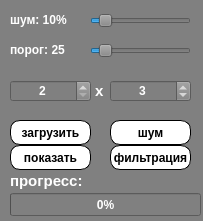
<?xml version="1.0" encoding="UTF-8"?>
<ui version="4.0">
 <class>Dialog</class>
 <widget class="QDialog" name="Dialog">
  <property name="geometry">
   <rect>
    <x>0</x>
    <y>0</y>
    <width>203</width>
    <height>221</height>
   </rect>
  </property>
  <property name="sizePolicy">
   <sizepolicy hsizetype="Fixed" vsizetype="Fixed">
    <horstretch>0</horstretch>
    <verstretch>0</verstretch>
   </sizepolicy>
  </property>
  <property name="windowTitle">
   <string>Dialog</string>
  </property>
  <property name="styleSheet">
   <string notr="true">background: grey;
color: white;
font-weight: bold;</string>
  </property>
  <widget class="QSlider" name="noise_slider">
   <property name="geometry">
    <rect>
     <x>90</x>
     <y>10</y>
     <width>101</width>
     <height>22</height>
    </rect>
   </property>
   <property name="minimum">
    <number>1</number>
   </property>
   <property name="maximum">
    <number>100</number>
   </property>
   <property name="value">
    <number>10</number>
   </property>
   <property name="tracking">
    <bool>true</bool>
   </property>
   <property name="orientation">
    <enum>Qt::Horizontal</enum>
   </property>
   <property name="tickPosition">
    <enum>QSlider::NoTicks</enum>
   </property>
  </widget>
  <widget class="QPushButton" name="load_button">
   <property name="geometry">
    <rect>
     <x>10</x>
     <y>120</y>
     <width>81</width>
     <height>25</height>
    </rect>
   </property>
   <property name="styleSheet">
    <string notr="true">border: 1px solid black;
border-radius: 10px;
background: white;
color: black;</string>
   </property>
   <property name="text">
    <string>загрузить</string>
   </property>
  </widget>
  <widget class="QPushButton" name="noise_button">
   <property name="geometry">
    <rect>
     <x>110</x>
     <y>120</y>
     <width>81</width>
     <height>25</height>
    </rect>
   </property>
   <property name="styleSheet">
    <string notr="true">border: 1px solid black;
border-radius: 10px;
background: white;
color: black;</string>
   </property>
   <property name="text">
    <string>шум</string>
   </property>
  </widget>
  <widget class="QPushButton" name="filter_button">
   <property name="geometry">
    <rect>
     <x>110</x>
     <y>145</y>
     <width>81</width>
     <height>25</height>
    </rect>
   </property>
   <property name="styleSheet">
    <string notr="true">border: 1px solid black;
border-radius: 10px;
background: white;
color: black;</string>
   </property>
   <property name="text">
    <string>фильтрация</string>
   </property>
  </widget>
  <widget class="QPushButton" name="show_button">
   <property name="geometry">
    <rect>
     <x>10</x>
     <y>145</y>
     <width>81</width>
     <height>25</height>
    </rect>
   </property>
   <property name="styleSheet">
    <string notr="true">border: 1px solid black;
border-radius: 10px;
background: white;
color: black;</string>
   </property>
   <property name="text">
    <string>показать</string>
   </property>
  </widget>
  <widget class="QSlider" name="filter_slider">
   <property name="geometry">
    <rect>
     <x>90</x>
     <y>40</y>
     <width>101</width>
     <height>22</height>
    </rect>
   </property>
   <property name="maximum">
    <number>255</number>
   </property>
   <property name="value">
    <number>25</number>
   </property>
   <property name="orientation">
    <enum>Qt::Horizontal</enum>
   </property>
   <property name="tickPosition">
    <enum>QSlider::NoTicks</enum>
   </property>
  </widget>
  <widget class="QSpinBox" name="spinbox1">
   <property name="geometry">
    <rect>
     <x>10</x>
     <y>80</y>
     <width>81</width>
     <height>22</height>
    </rect>
   </property>
   <property name="alignment">
    <set>Qt::AlignCenter</set>
   </property>
   <property name="minimum">
    <number>2</number>
   </property>
   <property name="maximum">
    <number>25</number>
   </property>
  </widget>
  <widget class="QSpinBox" name="spinbox2">
   <property name="geometry">
    <rect>
     <x>110</x>
     <y>80</y>
     <width>81</width>
     <height>22</height>
    </rect>
   </property>
   <property name="alignment">
    <set>Qt::AlignCenter</set>
   </property>
   <property name="minimum">
    <number>2</number>
   </property>
   <property name="maximum">
    <number>25</number>
   </property>
   <property name="value">
    <number>3</number>
   </property>
  </widget>
  <widget class="QLabel" name="label">
   <property name="geometry">
    <rect>
     <x>95</x>
     <y>80</y>
     <width>10</width>
     <height>21</height>
    </rect>
   </property>
   <property name="font">
    <font>
     <pointsize>11</pointsize>
     <weight>75</weight>
     <bold>true</bold>
    </font>
   </property>
   <property name="text">
    <string>x</string>
   </property>
  </widget>
  <widget class="QLabel" name="threshold_text">
   <property name="geometry">
    <rect>
     <x>10</x>
     <y>40</y>
     <width>71</width>
     <height>20</height>
    </rect>
   </property>
   <property name="font">
    <font>
     <pointsize>9</pointsize>
     <weight>75</weight>
     <bold>true</bold>
    </font>
   </property>
   <property name="text">
    <string>порог: 25</string>
   </property>
  </widget>
  <widget class="QLabel" name="noise_text">
   <property name="geometry">
    <rect>
     <x>10</x>
     <y>10</y>
     <width>61</width>
     <height>20</height>
    </rect>
   </property>
   <property name="font">
    <font>
     <pointsize>9</pointsize>
     <weight>75</weight>
     <bold>true</bold>
    </font>
   </property>
   <property name="text">
    <string>шум: 10%</string>
   </property>
  </widget>
  <widget class="QProgressBar" name="progressBar">
   <property name="geometry">
    <rect>
     <x>10</x>
     <y>193</y>
     <width>191</width>
     <height>23</height>
    </rect>
   </property>
   <property name="value">
    <number>0</number>
   </property>
  </widget>
  <widget class="QLabel" name="label_2">
   <property name="geometry">
    <rect>
     <x>10</x>
     <y>170</y>
     <width>111</width>
     <height>21</height>
    </rect>
   </property>
   <property name="font">
    <font>
     <pointsize>11</pointsize>
     <weight>75</weight>
     <bold>true</bold>
    </font>
   </property>
   <property name="text">
    <string>прогресс:</string>
   </property>
  </widget>
 </widget>
 <resources/>
 <connections/>
</ui>
